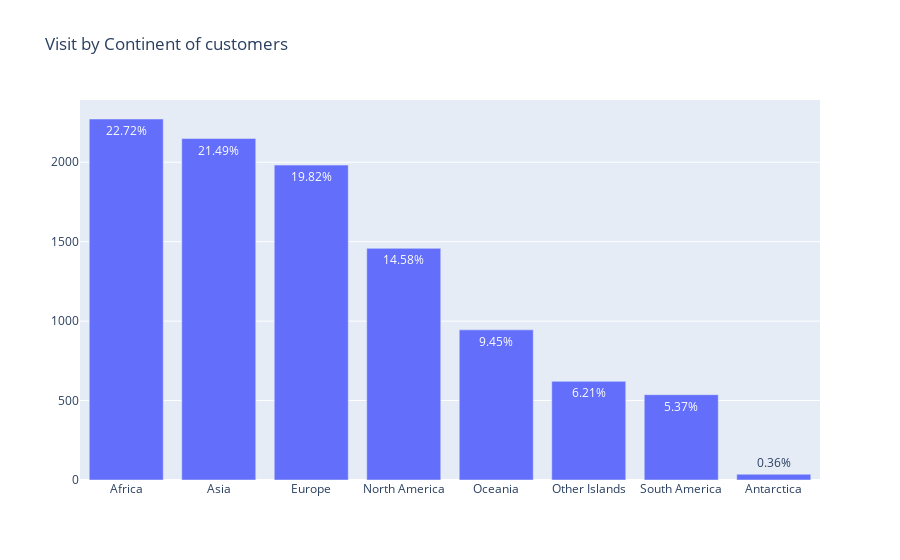

This figure's notebook cell:
### Markdown cell above
#### 4.1.5 Continents and Countries of visits

### Code cell
visit_continent = event_visit_type.groupby('continent')['customer_id'].nunique().sort_values(ascending=False)
percentages = get_percentages(visit_continent)
fig = go.Figure(data=go.Bar(x=visit_continent.index, y=visit_continent.values, text=percentages.apply(lambda y :str(y) + '%')))
fig.update_layout(title = 'Visit by Continent of customers')
fig.show()

### Figure 1 — Plotly figure (JSON) as saved in the notebook; plotly's stock layout.template omitted (floating-point values rounded to 4 significant figures)
{"data": [{"text": ["22.72%", "21.49%", "19.82%", "14.58%", "9.45%", "6.21%", "5.37%", "0.36%"], "type": "bar", "x": ["Africa", "Asia", "Europe", "North America", "Oceania", "Other Islands", "South America", "Antarctica"], "y": [2272, 2149, 1982, 1458, 945, 621, 537, 36]}], "layout": {"title": {"text": "Visit by Continent of customers"}}}
